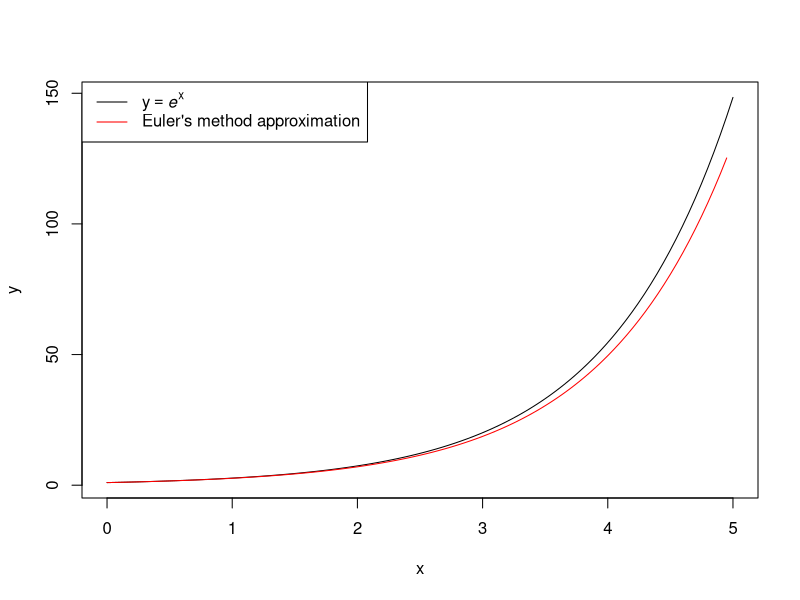
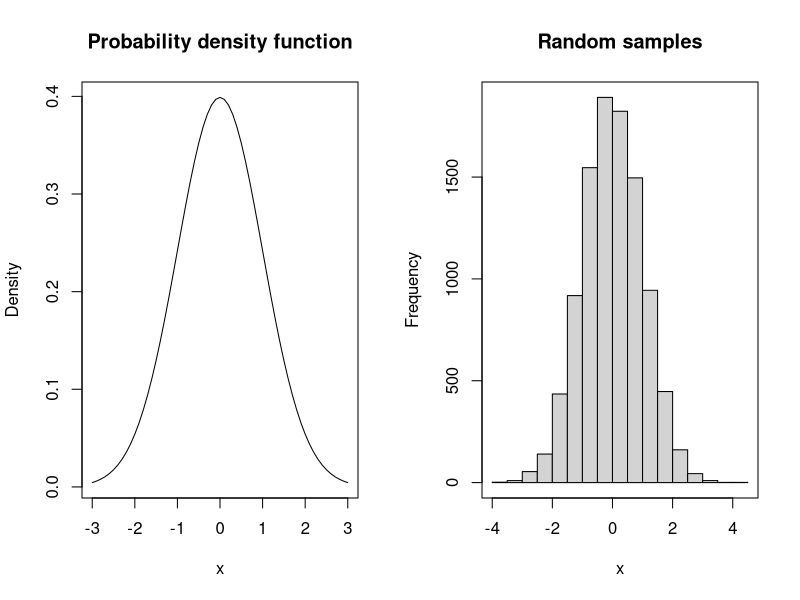
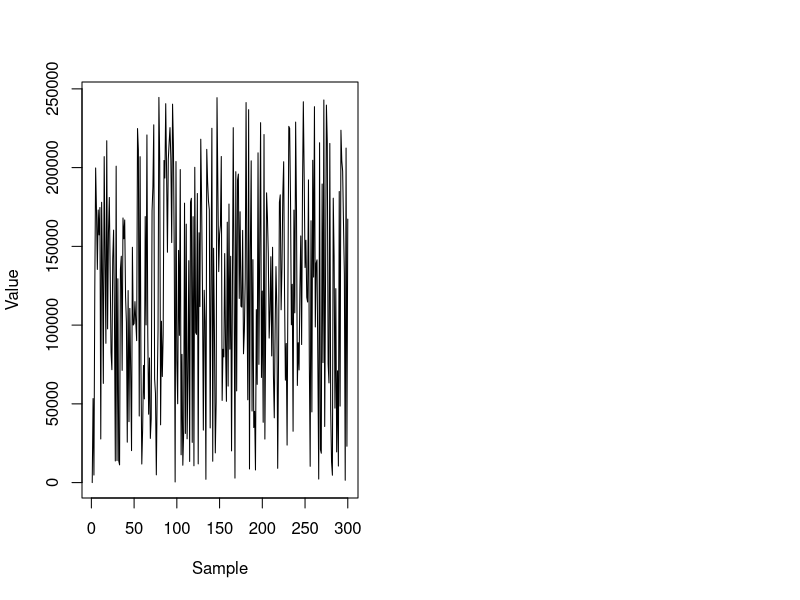

Write R code to recreate these figures, in order.
## ---- chunk 1

knitr::opts_chunk$set(echo = TRUE)
## ---- chunk 2

# Derivative of function y
dy <- function(x, y) y

# Inputs: derivative function, initial x, initial y, stepsize, length
euler <- function(dy = NULL, x0 = 0, y0 = 1, stepsize = 0.1, len = 100) {
  
  x <- numeric(len)
  y <- numeric(len)
  
  x[1] <- x0
  y[1] <- y0
  
  # Iterate: 1) increment x by stepsize
  #          2) increment y by stepsize times derivative
  for (i in 2:len) {
    x[i] <- x[i - 1] + stepsize
    y[i] <- y[i - 1] + stepsize * dy(x[i - 1], y[i - 1])
  }

  # Return list of x's and y's
  list(x = x, y = y)
}

# Example
b <- euler(dy, stepsize = 0.05)
x <- seq(0, 5, length.out = 100)

plot(x, exp(x), type = 'l', xlab = 'x', ylab = 'y')
lines(b$x, b$y, col = 'red')
legend('topleft', col = c('black', 'red'), lwd = c(1, 1), 
       legend = c(expression(y == italic(e)^x), "Euler's method approximation"))

## ---- chunk 3

det_row <- function(mat) {
  
  nr <- nrow(mat)
  fact <- numeric(nr - 1)
  
  for (i in seq_len(nr - 1)) {
    
    # Normalize current row (1 in first column) & save the multiplication factor
    fact[i] <- mat[i, i]
    mat[i, ] <- mat[i, ] / mat[i, i]
    
    # Subtract multiples of the current row from all succeeding rows
    # to get a column of zeros below
    for (j in (i + 1):nr)
    
      mat[j, ] <- mat[j, ] - mat[j, i] * mat[i, ] 
  
  }
  
  # Take the product of the multiplication factors 
  # & the last value in the matrix (unnormalized)
  prod(fact) * mat[nr, nr]

}

# Example

set.seed(12345)
mat <- matrix(sample(1:9), ncol = 3)

det_row(mat)
det(mat)

## ---- chunk 4

# Probability density function (normal)
pdf <- function(x) (1 / sqrt(2 * pi)) * exp(-1/2 * (x)^2)

# ...suppose we didn't have rnorm() but had the pdf() above

# Use R's numerical integration to make a CDF
cdf <- function(x) {
  integrate(pdf, 0, x)[[1]]
}

# Make inverse CDF by approximating a vector of cumulative densities
# numerically (via linear approximation)
cumdens <- sapply(seq(0.01, 5, 0.01), cdf)
icdf <- approxfun(cumdens, seq(0.01, 5, 0.01))

# Draw random samples & transform them via ICDF (and also randomly flip sign
# so that we get both positive & negative values)
samples <- runif(10000, 0, 0.5)
x <- icdf(samples) * ifelse(runif(1000, 0, 2) > 1, 1, -1)

par(mfrow = c(1, 2))

plot(seq(-3, 3, 0.1), pdf(seq(-3, 3, 0.1)), type = 'l',
     xlab = 'x', ylab = 'Density', main = 'Probability density function')
hist(x, main = 'Random samples')
box()

## ---- chunk 5

s0 <- 1
a <- 1597
b <- 51749
M <- 244944

nsamples <- 300

s <- numeric(nsamples)
s[1] <- s0

for (i in 2:nsamples) {
  s[i] = (a * s[i - 1] + b) %% M
}

plot(1:nsamples, s, type = 'l',
     xlab = 'Sample', ylab = 'Value')

